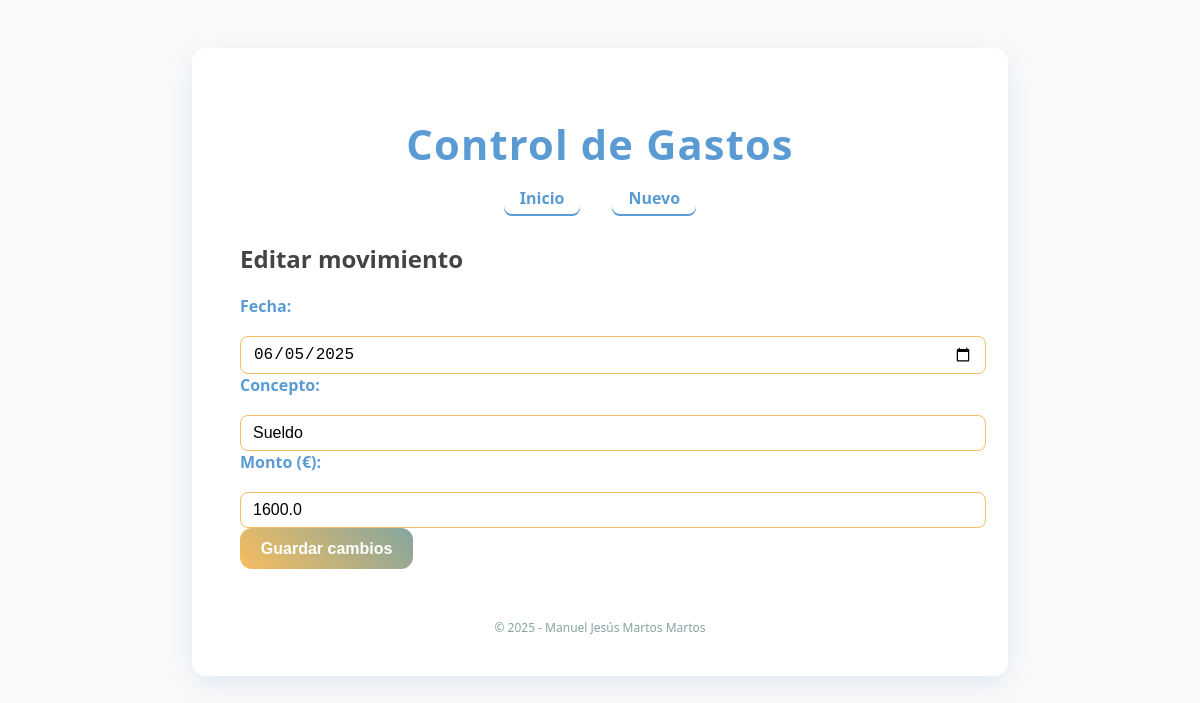
The page /update/1 on the database as committed earlier.
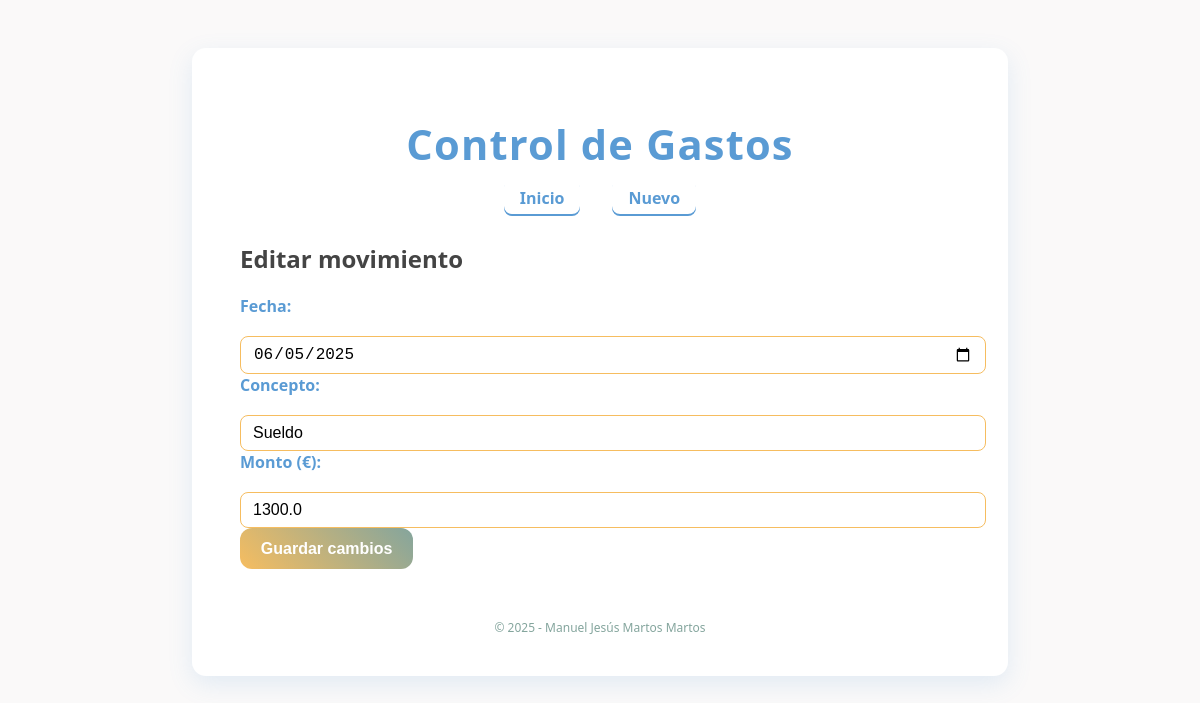
The same page on the database as committed later.
### tables this page shows
CREATE TABLE "movements" (
	"id"	INTEGER,
	"date"	TEXT NOT NULL,
	"concept"	TEXT NOT NULL,
	"quantity"	REAL NOT NULL,
	PRIMARY KEY("id" AUTOINCREMENT)
);

### registros_ig/routes.py (the view, shortened to what this page needs)
@app.route("/update/<id>", methods=["GET", "POST"])
def edit(id):
    if request.method == "GET":
        resultado = select_by(id)
        return render_template("update.html", data=resultado)

### registros_ig/models.py (called while the page is built)
def select_by(id):
    conectarSelect = Conexion(f"SELECT * from movements WHERE id={id}")
    resultado = conectarSelect.res.fetchall()
    conectarSelect.con.close()
    return resultado[0]

### registros_ig/templates/update.html
{% extends "base.html" %}
{% block section %}
<h2>Editar movimiento</h2>
<form action="/update/{{ data[0] }}" method="POST">
  <label for="date">Fecha:</label>
  <input type="date" id="date" name="date" value="{{ data[1] }}" required>
  <label for="concept">Concepto:</label>
  <input type="text" id="concept" name="concept" value="{{ data[2] }}" required>
  <label for="quantity">Monto (€):</label>
  <input type="number" id="quantity" name="quantity" step="0.01" value="{{ data[3] }}" required>
  <button type="submit">Guardar cambios</button>
</form>
{% endblock %}

Rows that differ between the two databases and show on the page:
changed movements "Sueldo": quantity "1600.0" → "1300.0"
